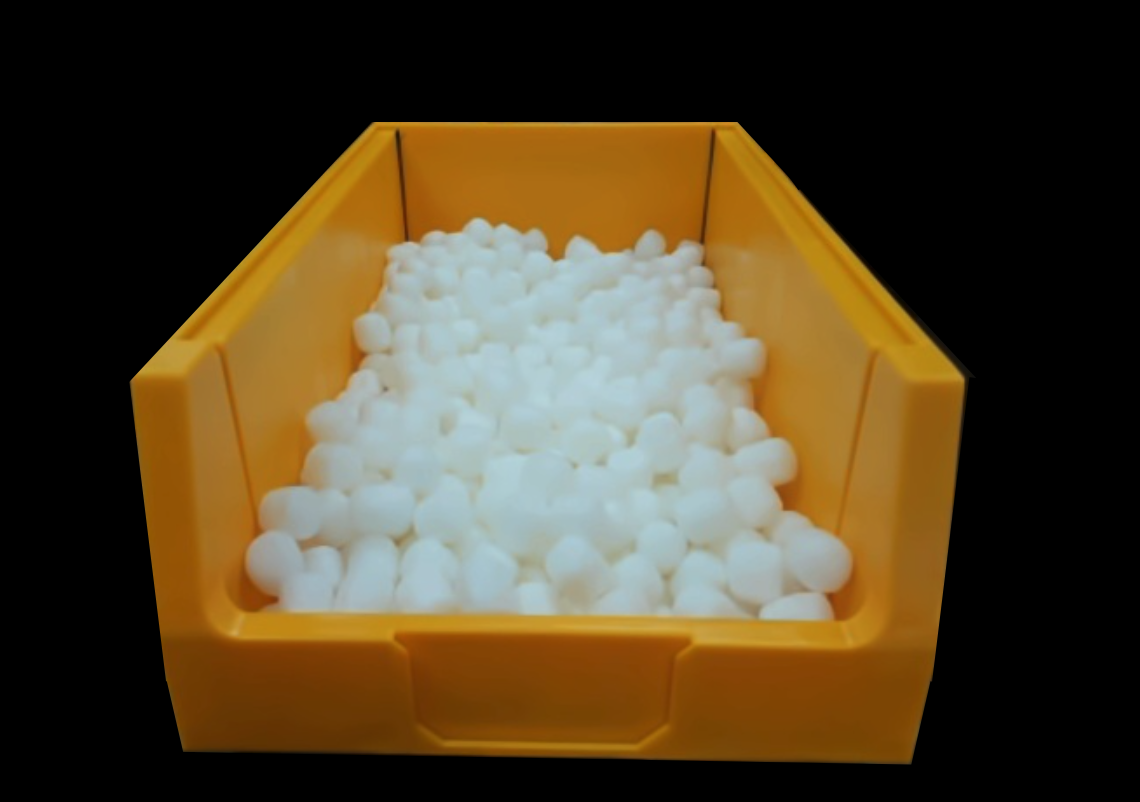
#> input picture processed_img/processed1.png, 1140 x 802 px, found by its file name
$ python project3_1.py
#> lines starting #> are read from the running program, lines starting #| are printed output that depends on the picture
import cv2
import numpy as np
import matplotlib.pyplot as plt
import math
import time

def pythagorasTheorem(x1, x2, y1, y2):
    a = x1-x2
    b = y1-y2
    return (a**2+b**2)**(1/2)

def slope(x1, x2, y1, y2):
    a = x1-x2
    b = y1-y2
    return b/a

def slope2Angle(slope):
    if slope == "inf":
        return 90
    else:
        return math.atan(slope) * (180/math.pi)


def doubleSort(A, B):
    for i in range(0, len(A)):
        minIndex = i
        for j in range(i+1, len(A)):
            if A[j] < A[minIndex]:
                A[j], A[minIndex] = A[minIndex], A[j]
                B[j], B[minIndex] = B[minIndex], B[j]
    return [A, B]

def cornerDetection(file_name, quality):
    img = cv2.imread(file_name)
    gray_img = cv2.cvtColor(img, cv2.COLOR_BGR2GRAY)
    corners = cv2.goodFeaturesToTrack(gray_img, 300, quality, 10)
    corners = np.int0(corners)
    return corners

def xLyLCorner(corners):
    xL = []; yL = []
    for each in corners:
        for i in each:
            xL.append(i[0])
            yL.append(i[1])
    return [xL, yL]

def showCorner(img, corners):
    for each in corners:
        x, y = each.ravel()
        cv2.circle(img, (x, y), 3, (255, 0, 0), -1)
    plt.imshow(img)
    plt.show()
    if cv2.waitKey(0) & 0xff == 27:
        cv2.destroyAllWindows()
    return None

def FourErrSorting(xLStandardSortL, FourErrorCoordinL, divFactor, gray_img):
    slopeL = []
    lengthL = []
    angleL = []
    justifyL = []
    setJustifyL =[]
    backOuterCoorL = []

    # BackOuter points are decided from 66-118

    # Appending required informations such as length and slope
    for each in FourErrorCoordinL:
        for eachInd in range(len(FourErrorCoordinL)):
            if FourErrorCoordinL[eachInd] == each:
                pass
            else:
                slopeL.append(slope(FourErrorCoordinL[eachInd][0], each[0], FourErrorCoordinL[eachInd][1], each[1]))
                lengthL.append(pythagorasTheorem(FourErrorCoordinL[eachInd][0], each[0], FourErrorCoordinL[eachInd][1], each[1]))
    # Slope to angle
    for each in slopeL:
        angleL.append(slope2Angle(each))
    #=============================================sorting things using length and angle======================================
    for each in range(len(lengthL)):
        if lengthL[each] > gray_img.shape[1]/4 and -20 <= angleL[each] <= 20:
            if each%divFactor > each//divFactor:
                justifyL.append(FourErrorCoordinL[each%divFactor+1])
            else:
                justifyL.append(FourErrorCoordinL[each%divFactor])
        elif lengthL[each] > gray_img.shape[1]/4 and 340 <= angleL[each] <= 0:
            if each%divFactor > each//divFactor:
                justifyL.append(FourErrorCoordinL[each%divFactor+1])
            else:
                justifyL.append(FourErrorCoordinL[each%divFactor])
        if lengthL[each] > gray_img.shape[1]/4 and 160 <= angleL[each] <= 200:
            if each%divFactor > each//divFactor:
                justifyL.append(FourErrorCoordinL[each%divFactor+1])
            else:
                justifyL.append(FourErrorCoordinL[each%divFactor])
    del lengthL[:]#reset the list!
    #===========================================sortings using only length===================================================
    for each in justifyL:
        if each in setJustifyL:
            pass
        else:
            setJustifyL.append(each)
    for each in setJustifyL:
        for eachT in setJustifyL:
            if each == eachT:
                pass
            else:
                lengthL.append(pythagorasTheorem(eachT[0], each[0], eachT[1], each[1]))
    divLen = (len(setJustifyL)-1)
    IndA = (lengthL.index(max(lengthL)))%divLen
    IndB = lengthL.index(max(lengthL))//divLen
    if IndA > IndB:
        IndA += 1
    backOuterCoorL.append(setJustifyL[IndA])
    backOuterCoorL.append(setJustifyL[IndB])
    return backOuterCoorL

def backInnerPointDecision(backOuterCoorL):
    if backOuterCoorL[0][0] < backOuterCoorL[1][0]:
        backleftOuterCoor = backOuterCoorL[0]
        backrightOuterCoor = backOuterCoorL[1]

    elif backOuterCoorL[0][0] > backOuterCoorL[1][0]:
        backleftOuterCoor = backOuterCoorL[1]
        backrightOuterCoor = backOuterCoorL[0]
    cmDivPixB = 30/pythagorasTheorem(backleftOuterCoor[0], backrightOuterCoor[0], backleftOuterCoor[1], backrightOuterCoor[1])
    backInnerLeftCoor = [backleftOuterCoor[0]+2/cmDivPixB, backleftOuterCoor[1]+2/cmDivPixB]
    backInnerRightCoor = [backrightOuterCoor[0]-2/cmDivPixB, backrightOuterCoor[1]+2/cmDivPixB]
    return [backInnerLeftCoor, backInnerRightCoor]

def main(file_name):
#> called with file_name = 'processed_img/processed1.png'
    backBottomL = []
    slopeL = []
    slope2L = []
    angleL = []
    tempL = []

    img = cv2.imread(file_name)
#> img is the input picture: shape (802, 1140, 3); mean B, G, R 40.6, 65.4, 79.7
    gray_img = cv2.cvtColor(img, cv2.COLOR_BGR2GRAY)
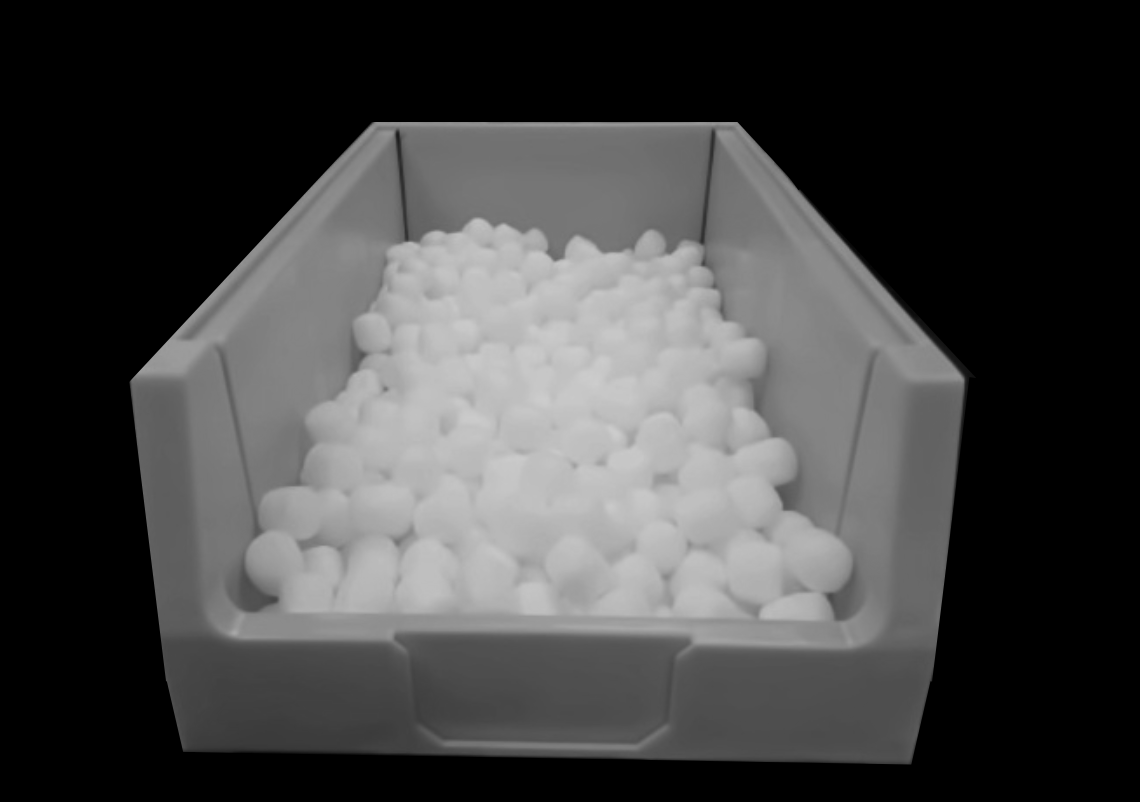
#> gray_img: shape (802, 1140); min 0, max 205, mean 66.9
    corners = cornerDetection(file_name, 0.1)
#> in cornerDetection, `corners = cv2.goodFeaturesToTrack(gray_img, 300, quality, 10)`: corners = 24 rows, first 8: [737, 122], [397, 131], [910, 763], [183, 751], [373, 122], [702, 264], [130, 381], [407, 239]
    #corners2 = cornerDetection(file_name, 0.0001)

    xL = xLyLCorner(corners)[0]
#> the loop in xLyLCorner, `for each in corners:` made 24 passes
#> each on passes 1 to 12: [[737, 122]], [[397, 131]], [[910, 763]], [[183, 751]], [[373, 122]], [[702, 264]], [[130, 381]], [[407, 239]], [[798, 189]], [[713, 130]], [[702, 242]], [[783, 509]]
#> after the loop in xLyLCorner, `for each in corners:`: xL = [737, 397, 910, 183, 373, 702, 130, 407, 798, 713, 702, 783, 930, 386, 713, 554, 633, 826, 546, 365, 166, 419, 494, 775]; yL = [122, 131, 763, 751, 122, 264, 381, 239, 189, 130, 242, 509, 682, 389, 286, 260, 250, 594, 251, 354, 680, 242, 226, 487]
    yL = xLyLCorner(corners)[1]
#> the loop in xLyLCorner (call 2), `for each in corners:` made 24 passes

    #Make it unproceeding if you only want the data.
    showCorner(cv2.imread(file_name), corners)
#> the loop in showCorner, `for each in corners:` made 24 passes
#> (key Esc is pressed here)

    #copyright, GeeksforGeeks @hachiman_20
    # Making lists for required information/sorted list using an axis as the base
    yLStandardSortL = doubleSort(yL, xL)#index 0 is yL
#> the loop in doubleSort, `for i in range(0, len(A)):` made 24 passes
#> after the loop in doubleSort, `for i in range(0, len(A)):`: A = [122, 122, 130, 131, 189, 226, 239, 242, 242, 250, 251, 260, 264, 286, 354, 381, 389, 487, 509, 594, 680, 682, 751, 763]; B = [737, 373, 713, 397, 798, 494, 407, 419, 702, 633, 546, 554, 702, 713, 365, 130, 386, 775, 783, 826, 166, 930, 183, 910]
#> yLStandardSortL = [[122, 122, 130, 131, 189, 226, 239, 242, 242, 250, 251, 260, 264, 286, 354, 381, 389, 487, 509, 594, 680, 682, 751, 763], [737, 373, 713, 397, 798, 494, 407, 419, 702, 633, 546, 554, 702, 713, 365, 130, 386, 775, 783, 826, 166, 930, 183, 910]]
    # Raw list is required for sorting again!, so reset the list
    xL = xLyLCorner(corners)[0]
    yL = xLyLCorner(corners)[1]

    #===========================doubleSort the list again with x as its standardL================================
    xLStandardSortL = doubleSort(xL, yL)#index 0 is xL
#> the loop in doubleSort (call 2), `for i in range(0, len(A)):` made 24 passes
#> xLStandardSortL = [[130, 166, 183, 365, 373, 386, 397, 407, 419, 494, 546, 554, 633, 702, 702, 713, 713, 737, 775, 783, 798, 826, 910, 930], [381, 680, 751, 354, 122, 389, 131, 239, 242, 226, 251, 260, 250, 264, 242, 286, 130, 122, 487, 509, 189, 594, 763, 682]]
    # All normal variables are ready now
    DivFactor = 3; fourErrorCoordinL = [[yLStandardSortL[1][each], yLStandardSortL[0][each]] for each in range(DivFactor+1)]
#> after `fourErrorCoordinL = [[yLStandardSortL[1][each], yLStandardSortL[0][eac`: fourErrorCoordinL = [[737, 122], [373, 122], [713, 130], [397, 131]]
    backOuterCoorL = FourErrSorting(xLStandardSortL, fourErrorCoordinL, DivFactor, gray_img)
#> the loop in FourErrSorting, `for each in FourErrorCoordinL:` made 4 passes
#> each on passes 1 to 4: [737, 122], [373, 122], [713, 130], [397, 131]
#> after the loop in FourErrSorting, `for each in FourErrorCoordinL:`: lengthL = [364, 25.3, 340.1, 364, 340.1, 25.63, 25.3, 340.1, 316, 340.1, 25.63, 316]; slopeL = [0, -0.333, -0.0265, 0, 0.0235, 0.375, -0.333, 0.0235, -0.00316, -0.0265, 0.375, -0.00316]
#> the loop in FourErrSorting, `for each in slopeL:` made 12 passes
#> each on passes 2 to 12: -0.333, -0.0265, 0, 0.0235, 0.375, -0.333, 0.0235, -0.00316, -0.0265, 0.375, -0.00316
#> after the loop in FourErrSorting, `for each in slopeL:`: angleL = [0, -18.43, -1.52, 0, 1.35, 20.56, -18.43, 1.35, -0.181, -1.52, 20.56, -0.181]
#> the loop in FourErrSorting, `for each in range(len(lengthL)):` made 12 passes
#> after the loop in FourErrSorting, `for each in range(len(lengthL)):`: justifyL = [[737, 122], [397, 131], [737, 122], [373, 122], [373, 122], [713, 130], [737, 122], [713, 130]]
#> the loop in FourErrSorting, `for each in justifyL:` made 8 passes
#> after the loop in FourErrSorting, `for each in justifyL:`: setJustifyL = [[737, 122], [397, 131], [373, 122], [713, 130]]
#> the loop in FourErrSorting, `for each in setJustifyL:` made 4 passes
#> each on passes 1 to 4: [737, 122], [397, 131], [373, 122], [713, 130]
#> after the loop in FourErrSorting, `for each in setJustifyL:`: lengthL = [340.1, 364, 25.3, 340.1, 25.63, 316, 364, 25.63, 340.1, 25.3, 316, 340.1]
#> in FourErrSorting, `divLen = (len(setJustifyL)-1)`: divLen = 3
#> in FourErrSorting, `IndA = (lengthL.index(max(lengthL)))%divLen`: IndA = 1
#> in FourErrSorting, `IndB = lengthL.index(max(lengthL))//divLen`: IndB = 0
#> in FourErrSorting, `IndA += 1`: IndA = 2
#> backOuterCoorL = [[373, 122], [737, 122]]

    # BackBottom Coordinates

    FrontOuterL = [[xLStandardSortL[0][0], xLStandardSortL[1][0]], [xLStandardSortL[0][-1], xLStandardSortL[1][-1]]]
#> FrontOuterL = [[130, 381], [930, 682]]

    # Create the equation for the indication line
    SlopeOfIndicationLine = (FrontOuterL[0][1]-FrontOuterL[1][1])/(FrontOuterL[0][0]-FrontOuterL[1][0])
#> SlopeOfIndicationLine = 0.376
    C = FrontOuterL[0][1]-SlopeOfIndicationLine*FrontOuterL[0][0]# Function can be called by saying: y = slopeOfIndicationLine * x + c
#> C = 332.1

    # Use the equation of the indication line for determining the backBottom point
    for each in range(len(yLStandardSortL[0])):
        if yLStandardSortL[0][each] < SlopeOfIndicationLine * yLStandardSortL[1][each] + C and min(backOuterCoorL[0][0], backOuterCoorL[1][0]) < yLStandardSortL[1][each] < max(backOuterCoorL[0][0], backOuterCoorL[1][0]):
            if [yLStandardSortL[1][each], yLStandardSortL[0][each]] not in backOuterCoorL:
                tempL.append([yLStandardSortL[1][each], yLStandardSortL[0][each]])
#> this loop made 24 passes
#> after the loop, tempL = [[713, 130], [397, 131], [494, 226], [407, 239], [419, 242], [702, 242], [633, 250], [546, 251], [554, 260], [702, 264], [713, 286], [386, 389]]

    for each in tempL:
        if backOuterCoorL[0][0] < backOuterCoorL[1][0]:
            slopeL.append(slope(backOuterCoorL[0][0],each[0],backOuterCoorL[0][1],each[1]))
            #lengthL.append(pythagorasTheorem(backOuterCoorL[0][0],each[0],backOuterCoorL[0][1],each[1]))#
            slope2L.append(slope(backOuterCoorL[1][0], each[0], backOuterCoorL[1][1], each[1]))
            #length2L.append(pythagorasTheorem(backOuterCoorL[1][0], each[0], backOuterCoorL[1][1], each[1]))

        elif backOuterCoorL[0][0] > backOuterCoorL[1][0]:
            slope2L.append(slope(backOuterCoorL[0][0],each[0],backOuterCoorL[0][1],each[1]))
            #length2L.append(pythagorasTheorem(backOuterCoorL[0][0],each[0],backOuterCoorL[0][1],each[1]))
            slopeL.append(slope(backOuterCoorL[1][0], each[0], backOuterCoorL[1][1], each[1]))
#> this loop made 12 passes
#> each on passes 1 to 12: [713, 130], [397, 131], [494, 226], [407, 239], [419, 242], [702, 242], [633, 250], [546, 251], [554, 260], [702, 264], [713, 286], [386, 389]
#> after the loop, slope2L = [-0.333, -0.0265, -0.428, -0.355, -0.377, -3.43, -1.23, -0.675, -0.754, -4.06, -6.83, -0.761]; slopeL = [0.0235, 0.375, 0.86, 3.44, 2.61, 0.365, 0.492, 0.746, 0.762, 0.432, 0.482, 20.54]
            #lengthL.append(pythagorasTheorem(backOuterCoorL[1][0], each[0], backOuterCoorL[1][1], each[1]))

    for each in slopeL:
        angleL.append(slope2Angle(each))
#> this loop made 12 passes
#> each on passes 1 to 12: 0.0235, 0.375, 0.86, 3.44, 2.61, 0.365, 0.492, 0.746, 0.762, 0.432, 0.482, 20.54
#> after the loop, angleL = [1.35, 20.56, 40.68, 73.8, 69.03, 20.04, 26.21, 36.71, 37.32, 23.35, 25.75, 87.21]
    backBottomL.append(tempL[angleL.index(max(angleL))])
    del angleL[:]#reset the list before recycling

    for each in slope2L:
        angleL.append(slope2Angle(each))
#> this loop made 12 passes
#> each on passes 1 to 12: -0.333, -0.0265, -0.428, -0.355, -0.377, -3.43, -1.23, -0.675, -0.754, -4.06, -6.83, -0.761
#> after the loop, angleL = [-18.43, -1.52, -23.17, -19.52, -20.67, -73.74, -50.91, -34.03, -37.02, -76.15, -81.67, -37.26]
    backBottomL.append(tempL[angleL.index(min(angleL))])

    # Determining the bl and br using the backBottomL

    outerUpperLen = pythagorasTheorem(backOuterCoorL[0][0], backOuterCoorL[1][0], backOuterCoorL[0][1], backOuterCoorL[1][1])
#> outerUpperLen = 364
    #meanL = (innerLowerL+innerUpperL)/2#unneeded because innerUpper != innerLower
    cmDivPixB = 30/outerUpperLen# extremely important!!
#> cmDivPixB = 0.0824
    if backOuterCoorL[0][0] < backOuterCoorL[1][0]:
        if backBottomL[0][0] < backBottomL[1][0]:
            backleftTwoCoorInd = [backOuterCoorL[0], backBottomL[0]]; backrighttTwoCoorInd = [backOuterCoorL[1], backBottomL[1]]
#> after `backleftTwoCoorInd = [backOuterCoorL[0], backBottomL[0]]`: backleftTwoCoorInd = [[373, 122], [386, 389]]
#> after `backrighttTwoCoorInd = [backOuterCoorL[1], backBottomL[1]]`: backrighttTwoCoorInd = [[737, 122], [713, 286]]
        elif backBottomL[0][0] > backBottomL[1][0]:
            backleftTwoCoorInd = [backOuterCoorL[0], backBottomL[1]]; backrighttTwoCoorInd = [backOuterCoorL[1], backBottomL[0]]

    elif backOuterCoorL[0][0] > backOuterCoorL[1][0]:
        if backBottomL[0][0] < backBottomL[1][0]:
            backleftTwoCoorInd = [backOuterCoorL[1], backBottomL[0]]; backrighttTwoCoorInd = [backOuterCoorL[0], backBottomL[1]]
        elif backBottomL[0][0] > backBottomL[1][0]:
            backleftTwoCoorInd = [backOuterCoorL[1], backBottomL[1]]; backrighttTwoCoorInd = [backOuterCoorL[0], backBottomL[0]]

    if backOuterCoorL[0][0] < backOuterCoorL[1][0]:
        backleftOuterCoor = backOuterCoorL[0]
#> backleftOuterCoor = [373, 122]
        backrightOuterCoor = backOuterCoorL[1]
#> backrightOuterCoor = [737, 122]

    elif backOuterCoorL[0][0] > backOuterCoorL[1][0]:
        backleftOuterCoor = backOuterCoorL[1]
        backrightOuterCoor = backOuterCoorL[0]

    # Front len part of the whole code
    bl = math.sqrt((pythagorasTheorem(backleftTwoCoorInd[0][0], backleftTwoCoorInd[1][0], backleftTwoCoorInd[0][1], backleftTwoCoorInd[1][1])*cmDivPixB)**2-8)
#> bl = 21.85
    br = math.sqrt((pythagorasTheorem(backrighttTwoCoorInd[0][0], backrighttTwoCoorInd[1][0], backrighttTwoCoorInd[0][1], backrighttTwoCoorInd[1][1])*cmDivPixB)**2-8)
#> br = 13.36
    #print("--- %s seconds ---" % (time.time() - start_time))
    return bl, br
print(main('processed_img/processed1.png'))#6, 2
#prob= 1, 3, 4, 5, 7, 8
# ZeroclassLab.corp : Computer Vision
# -> Calculated the length of any cabinets
